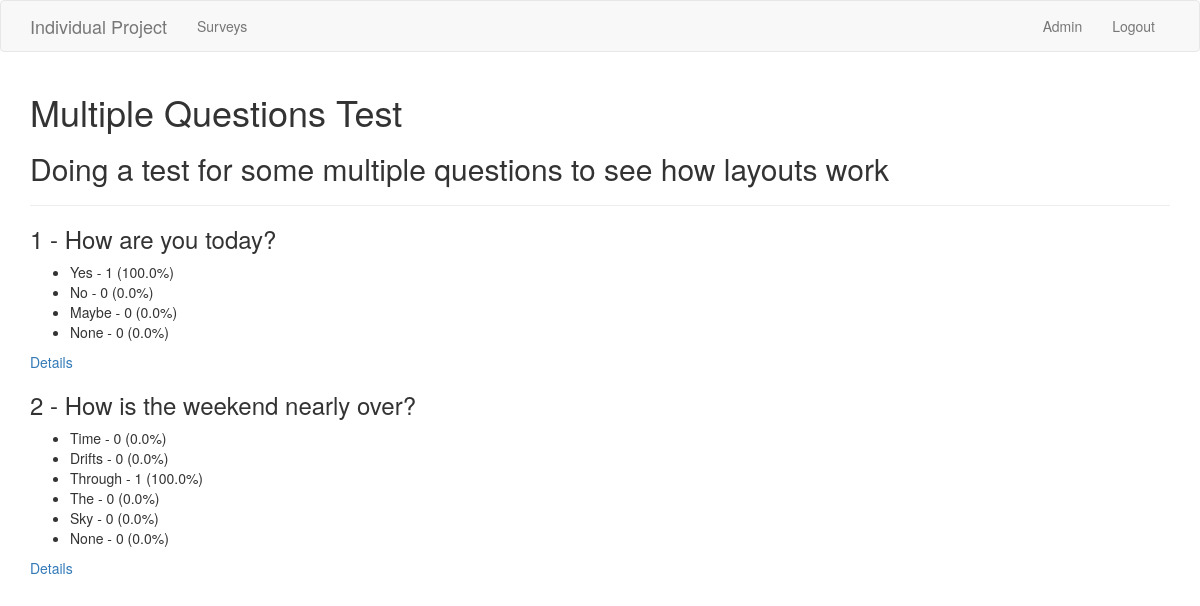
The app's page /admin/surveys/3/ (signed in) with its own data.
### app/models.py (models this page shows, shortened)
class Survey(db.Model):
    id = db.Column(db.Integer, primary_key=True)
    title = db.Column(db.String(64))
    description = db.Column(db.String(280))
    start_date = db.Column(db.Date)
    end_date = db.Column(db.Date)
    user_id = db.Column(db.Integer, db.ForeignKey("user.id"))
    properties = db.Column(db.String(500))
    questions = db.relationship("Question", back_populates="survey")
    user = db.relationship("User", back_populates="surveys")

class Question(db.Model):
    id = db.Column(db.Integer, primary_key=True)
    text = db.Column(db.String(280))
    answers = db.Column(db.String(144))
    index = db.Column(db.Integer)
    survey_id = db.Column(db.Integer, db.ForeignKey("survey.id"))
    survey = db.RelationshipProperty("Survey", back_populates="questions")
    responses = db.RelationshipProperty("Response", back_populates="question")
    def answers_as_list(self):
        answers = self.answers.split(";")
        answers.append("None")
        return answers
    def response_results(self):
        output = {}
        answers = self.answers.split(";")
        answers.append("None")
        for answer in answers:
            total = sum(response.response == answer for response in self.responses)
            output[answer] = (
                total,
                total / len(self.responses) * 100 if len(self.responses) != 0 else 0,
            )
        return output

class Response(db.Model):
    id = db.Column(db.Integer, primary_key=True)
    response = db.Column(db.String(144))
    user_id = db.Column(db.Integer, db.ForeignKey("user.id"))
    question_id = db.Column(db.Integer, db.ForeignKey("question.id"))
    question = db.RelationshipProperty("Question", back_populates="responses")
    user = db.RelationshipProperty("User", back_populates="responses")

### app/routes.py (the view)
@app.route("/admin/surveys/<survey_id>/")
@role_required("ADMIN")
def admin_survey_results(survey_id):
    survey = Survey.query.filter_by(id=survey_id).first()
    return render_template("admin/survey_results.html", survey=survey)

### app/models.py (called while the page is built)
@login.user_loader
def load_user(user_id):
    return User.query.get(int(user_id))

### app/routes.py (called while the page is built)
def role_required(role="ANY"):
    def wrapper(fn):
        @wraps(fn)
        def decorated_view(*args, **kwargs):
            if not current_user.is_authenticated:
                return app.login_manager.unauthorized()
            if (current_user.role != role) and (role != "ANY"):
                return app.login_manager.unauthorized()
            return fn(*args, **kwargs)
        return decorated_view
    return wrapper

### app/templates/admin/survey_results.html
{% extends "base.html" %}
{% block app_content %}
<h1>{{ survey.title }}</h1>
<h2>{{ survey.description }}</h2>
<hr>
{% for question in survey.questions %}
    <div>
        <h3>{{ question.index + 1 }} - {{ question.text }}</h3>
        <ul>
        {% for answer in question.answers_as_list() %}
            <li>{{ answer }} - {{ question.response_results()[answer][0] }} ({{ question.response_results()[answer][1] }}%)</li>
        {% endfor %}
        </ul>
        <a href="{{ url_for('admin_question_details', survey_id=survey.id, question_id=question.id) }}">Details</a>
    </div>
{% endfor %}
{% endblock %}

### records on screen
Survey: title "Multiple Questions Test", description "Doing a test for some multiple questions to see how layouts work"
Question: question.index+1 "1", text "How are you today?", answers_as_list "Yes" "No" "Maybe" "None", answers.response "1" "0" "0" "0", answers.response "100.0" "0.0" "0.0" "0.0"
Question: question.index+1 "2", text "How is the weekend nearly over?", answers_as_list "Time" "Drifts" "Through" "The" "Sky" "None", answers.response "0" "0" "1" "0" "0" "0", answers.response "0.0" "0.0" "100.0" "0.0" "0.0" "0.0"
